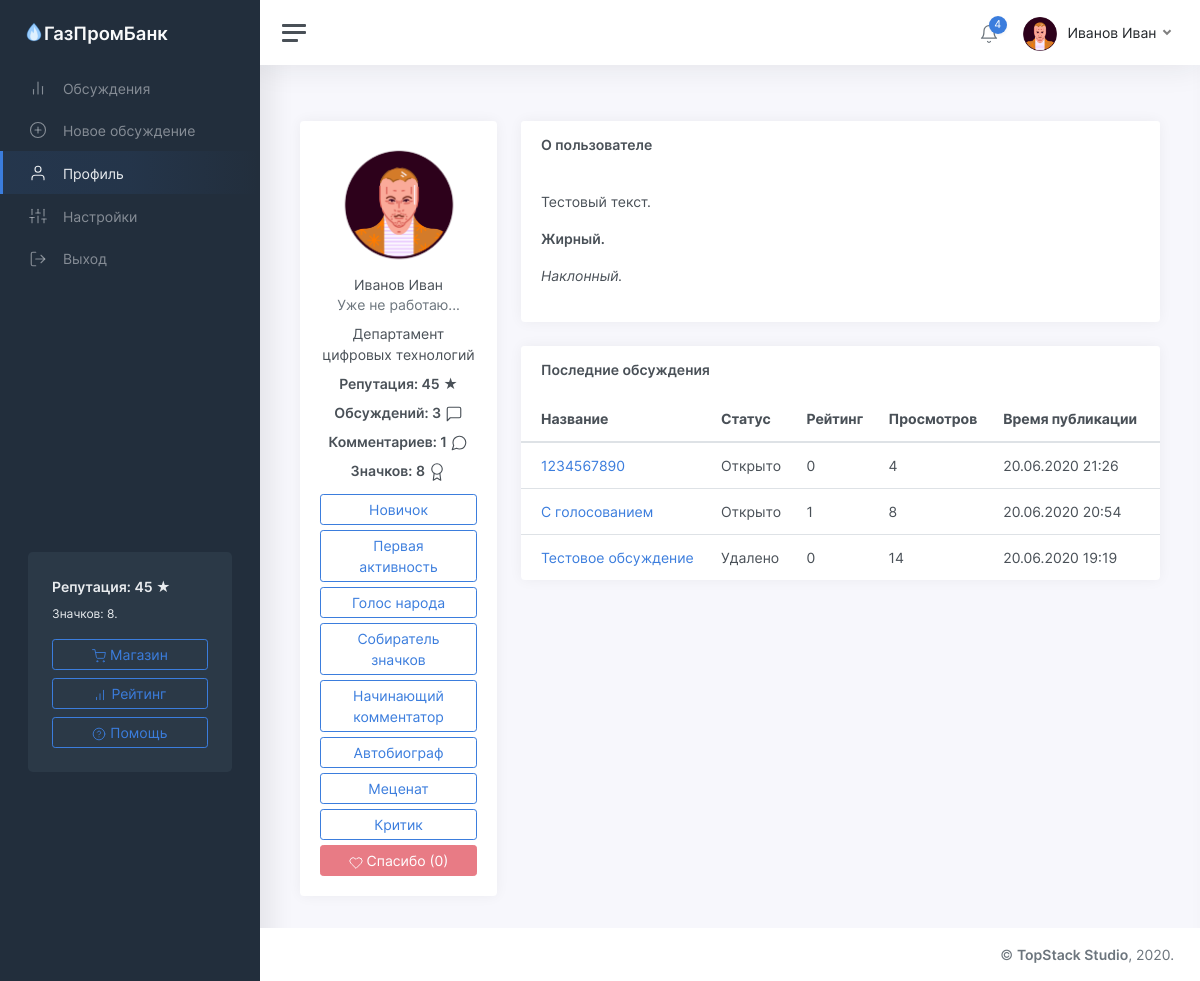
Page /profile/1 (signed in) on the earlier database version.
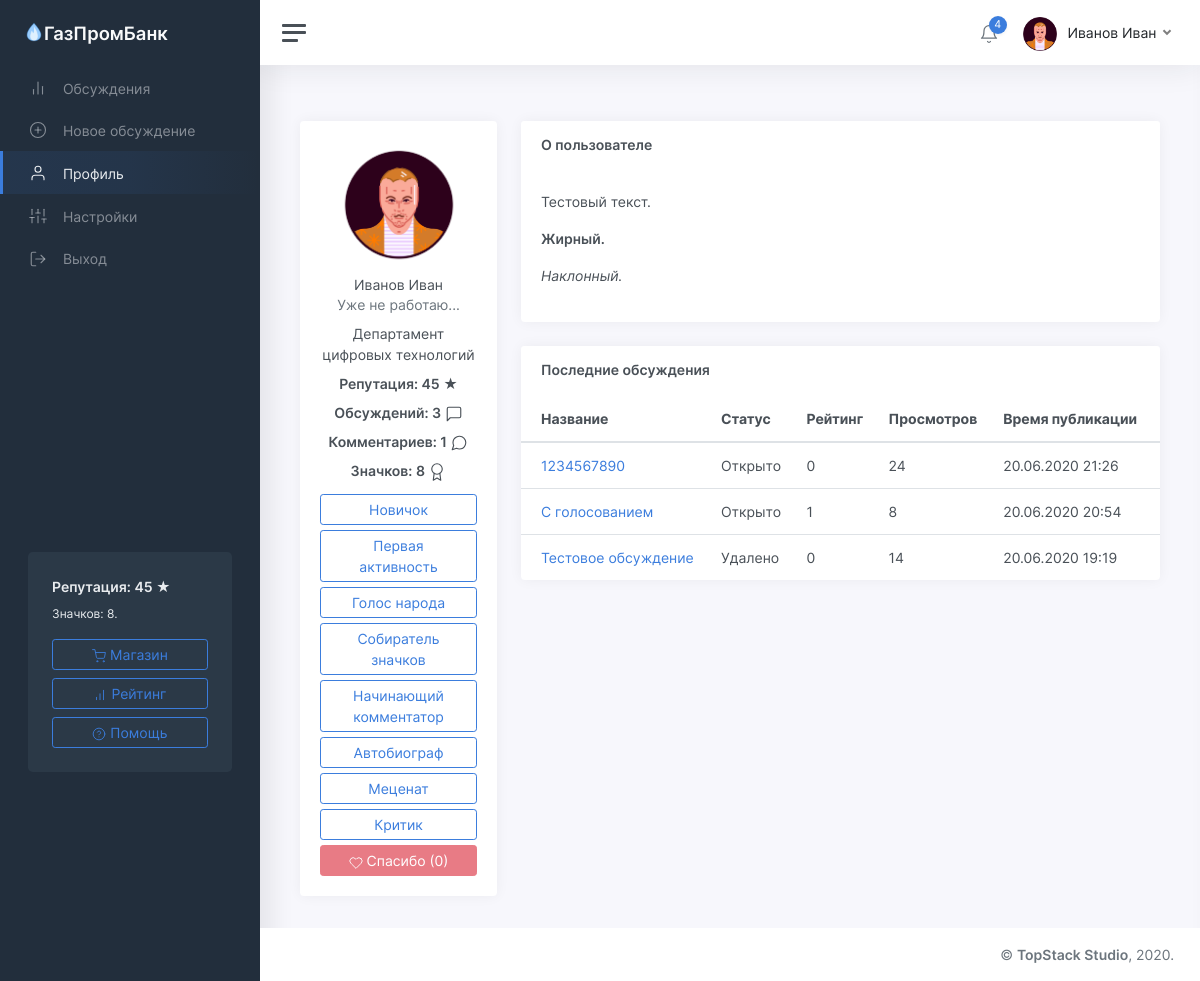
Same page on the later database version.
### tables this page shows
CREATE TABLE "users" (
	"id"	INTEGER NOT NULL UNIQUE,
	"password"	TEXT NOT NULL,
	"email"	TEXT NOT NULL UNIQUE,
	"status"	TEXT NOT NULL,
	"rating"	INTEGER NOT NULL,
	"moderator"	INTEGER,
	"blocked"	INTEGER,
	"description"	TEXT,
	"name"	TEXT NOT NULL,
	"avatar"	INTEGER,
	"badges"	TEXT,
	"department"	TEXT,
	PRIMARY KEY("id")
);

CREATE TABLE "threads" (
	"id"	INTEGER NOT NULL UNIQUE,
	"owner"	INTEGER NOT NULL,
	"title"	TEXT NOT NULL,
	"content"	TEXT,
	"date"	INTEGER,
	"up"	INTEGER,
	"down"	INTEGER,
	"views"	INTEGER,
	"status"	TEXT,
	"department"	TEXT,
	"theme"	TEXT,
	PRIMARY KEY("id")
);

### app/views.py (the view)
@app.route('/profile/<identifier>')
def showProfile(identifier):
	user = getUser(session['id'])
	profile = getUser(identifier)
	for x in range(len(profile['badges'])):
		profile['badges'][x] = badgeTypes[profile['badges'][x]][0]
	if profile:
		return render_template('profile.html', profile=profile, user=user, threads=getThreadsByUser(identifier), stats=getStats(identifier), thanks=getThanks(identifier), thanked=isThanked(user['id'], identifier), result=request.args.get('thanked'))
	else:
		return redirect('/threads?from=profile')

### app/functions.py (called while the page is built)
def getUser(identifier):
	conn = sqlite3.connect(db_path)
	conn.row_factory = sqlite3.Row
	cursor = conn.cursor()
	cursor.execute('SELECT * FROM users where id="%s"' % identifier)
	user = cursor.fetchone()
	if user:
		user = dict(user)
		user['badges'] = json.loads(user['badges'])
		user['notifications'] = getNotifications(identifier)
	return user

def statusToText(status):
	return statuses[status]

def fromTimestamp(timestamp):
	return datetime.utcfromtimestamp(timestamp + 3600 * 3).strftime('%d.%m.%Y %H:%M')

def getThreadsByUser(identifier):
	conn = sqlite3.connect(db_path)
	conn.row_factory = sqlite3.Row
	cursor = conn.cursor()
	cursor.execute('SELECT id, title, date, up, down, status, views FROM threads WHERE owner=%s ORDER BY date DESC' % identifier)
	threads = cursor.fetchall()
	for x in range(len(threads)):
		threads[x] = dict(threads[x])
		threads[x]['status'] = statusToText(threads[x]['status'])
		threads[x]['date'] = fromTimestamp(threads[x]['date'])
	return threads

def getNotifications(user_id):
	conn = sqlite3.connect(db_path)
	conn.row_factory = sqlite3.Row
	cursor = conn.cursor()
	cursor.execute('SELECT * FROM notifications WHERE owner=%s' % user_id)
	notifications = cursor.fetchall()
	for x in range(len(notifications)):
		notifications[x] = dict(notifications[x])
		notifications[x]['date'] = fromTimestamp(notifications[x]['date'])
	notifications.reverse()
	return notifications

def getStats(user_id):
	conn = sqlite3.connect(db_path)
	cursor = conn.cursor()
	cursor.execute('SELECT COUNT(*) FROM threads WHERE owner=%s' % user_id)
	threads = cursor.fetchone()[0]
	cursor.execute('SELECT COUNT(*) FROM comments WHERE owner=%s' % user_id)
	comments = cursor.fetchone()[0]
	return (threads, comments)

def getThanks(identifier):
	conn = sqlite3.connect(db_path)
	cursor = conn.cursor()
	cursor.execute('SELECT COUNT(*) FROM voices WHERE target="thanks" AND id=%s' % identifier)
	return cursor.fetchone()[0]

def isThanked(user_id, identifier):
	conn = sqlite3.connect(db_path)
	cursor = conn.cursor()
	cursor.execute('SELECT * FROM voices WHERE target="thanks" AND id=%s AND owner=%s' % (identifier, user_id))
	return not (cursor.fetchone() == None)

### templates/profile.html (shortened to what this page needs)
<!DOCTYPE html>
<html lang="ru">
	<head>
		<link href="/static/css/app.css" rel="stylesheet">
	</head>
	<body>
		<div class="wrapper">
			<nav id="sidebar" class="sidebar">
				<div class="sidebar-content js-simplebar">
					<a class="sidebar-brand" href="index.html">
					<span class="align-middle"><img src="/static/img/icons/favicon.png" style="width: 20px; margin-bottom: 5px;"><div style="display: inline-block;">ГазПромБанк</div></span>
					</a>
					<ul class="sidebar-nav">
						<li class="sidebar-item">
							<a class="sidebar-link" href="/threads">
							<i class="align-middle" data-feather="bar-chart-2"></i> <span class="align-middle">Обсуждения</span>
							</a>
						</li>
						<li class="sidebar-item">
							<a class="sidebar-link" href="/threads/new">
							<i class="align-middle" data-feather="plus-circle"></i> <span class="align-middle">Новое обсуждение</span>
							</a>
						</li>
						<li class="sidebar-item {% if user.id == profile.id %}active{% endif %}">
							<a class="sidebar-link" href="/profile">
							<i class="align-middle" data-feather="user"></i> <span class="align-middle">Профиль</span>
							</a>
						</li>
						<li class="sidebar-item">
							<a class="sidebar-link" href="/settings">
							<i class="align-middle" data-feather="sliders"></i> <span class="align-middle">Настройки</span>
							</a>
						</li>
						<li class="sidebar-item">
							<a class="sidebar-link" href="/logout">
							<i class="align-middle" data-feather="log-out"></i> <span class="align-middle">Выход</span>
							</a>
						</li>
					</ul>
					<div class="sidebar-cta">
						<div class="sidebar-cta-content">
							<strong class="d-inline-block mb-2">Репутация: {{user.rating}} &#9733;</strong>
							<div class="mb-3 text-sm">
								Значков: {{user.badges.__len__()}}.
							</div>
							<a href="/shop" class="btn btn-outline-primary btn-block"><i data-feather="shopping-cart"></i> Магазин</a>
							<a href="/rating" class="btn btn-outline-primary btn-block"><i data-feather="bar-chart"></i> Рейтинг</a>
							<a href="/help" class="btn btn-outline-primary btn-block"><i data-feather="help-circle"></i> Помощь</a>
						</div>
					</div>
				</div>
			</nav>
			<div class="main">
				<nav class="navbar navbar-expand navbar-light navbar-bg">
					<a class="sidebar-toggle d-flex">
					<i class="hamburger align-self-center"></i>
					</a>
					<div class="navbar-collapse collapse">
						<ul class="navbar-nav navbar-align">
							<li class="nav-item dropdown">
								<a class="nav-icon dropdown-toggle" href="#" id="alertsDropdown" data-toggle="dropdown">
									<div class="position-relative">
										<i class="align-middle" data-feather="bell"></i>
										<span class="indicator">{{user.notifications.__len__()}}</span>
									</div>
								</a>
							</li>
							<li class="nav-item dropdown">
								<a class="nav-link dropdown-toggle d-none d-sm-inline-block" href="#" data-toggle="dropdown">
								<img src="/static/img/avatars/{{user.avatar}}.png" class="avatar img-fluid rounded mr-1"/> <span class="text-dark">{{user.name}}</span>
								</a>
							</li>
						</ul>
					</div>
				</nav>
	            <main class="content">
	               <div class="container-fluid p-0">
	                  <div class="row">
	                     <div class="col-md-4 col-xl-3">
	                        <div class="card mb-3">
	                           <div class="card-body text-center">
	                              <img src="/static/img/avatars/{{profile.avatar}}.png" class="img-fluid rounded-circle mb-2" width="128" height="128" />
	                              <h5 class="card-title mb-0">{{profile.name}}</h5>
	                              <div class="text-muted mb-2">{{profile.status}}</div>
								  <a class="d-inline-block mb-2">{{profile.department}}</a>
								  <strong class="d-inline-block mb-2">Репутация: {{profile.rating}} &#9733;</strong>
								  <strong class="d-inline-block mb-2">Обсуждений: {{stats[0]}} <i data-feather="message-square"></i></strong>
								  <strong class="d-inline-block mb-2">Комментариев: {{stats[1]}} <i data-feather="message-circle"></i></strong>
								  <strong class="d-inline-block mb-2">Значков: {{profile.badges.__len__()}} <i data-feather="award"></i></strong>
								  {% for badge in profile.badges %}
								  	<button type="button" class="btn btn-outline-primary" style="margin-top: 5px; width: 100%;">{{badge}}</button>
								  {% endfor %}
								  	<br>
								  	<button type="button" class="btn btn-danger {% if profile.id == user.id or thanked %}disabled{% endif %}" style="margin-top: 5px; width: 100%;" onclick="location.href='/thanks/{{profile.id}}'"><i data-feather="heart"></i> Спасибо ({{thanks}})</button>
	                            </div>
	                        </div>
	                     </div>
						<div class="col-md-8 col-xl-9">
							<div class="card flex-fill">
								<div class="card-header">
									<h5 class="card-title mb-0"><b>О пользователе{% if profile.moderator %} (&#9733; <u>модератор</u> &#9733;){% endif %}</b></h5>
								</div>
								<div class="card-body">
									{{profile.description | safe}}
								</div>
							</div>
							<div class="card flex-fill">
								<div class="card-header">
									<h5 class="card-title mb-0"><b>Последние обсуждения</b></h5>
								</div>
								<table class="table table-hover my-0">
									{% if threads %}
										<thead>
											<tr>
												<th>Название</th>
												<th class="d-none d-md-table-cell">Статус</th>
												<th>Рейтинг</th>
												<th class="d-none d-md-table-cell">Просмотров</th>
												<th class="d-none d-md-table-cell">Время публикации</th>
											</tr>
										</thead>
										<tbody>
											{% for thread in threads %}
												<tr>
													<td><a href="/thread/{{thread.id}}">{{thread.title}}</a></td>
													<td class="d-none d-md-table-cell">{{thread.status}}</td>
													<td>{{thread.up - thread.down}}</td>
													<td class="d-none d-md-table-cell">{{thread.views}}</td>
													<td class="d-none d-md-table-cell">{{thread.date}}</td>
												</tr>
											{% endfor %}
										</tbody>
									{% endif %}
								</table>
							</div>
						</div>
	                  </div>
	               </div>
	            </main>
				<footer class="footer">
					<div class="container-fluid">
						<div class="row text-muted">
							<div class="col-12 text-right">
								<p class="mb-0">
									<a href="https://topstack.dev" class="text-muted">&copy; <strong>TopStack Studio</strong></a>, 2020.
								</p>
							</div>
						</div>
					</div>
				</footer>
			</div>
		</div>
	</body>
</html>

Differences in the rows shown:
changed threads (number 1 of 3 on the later page): views "4" → "24"
